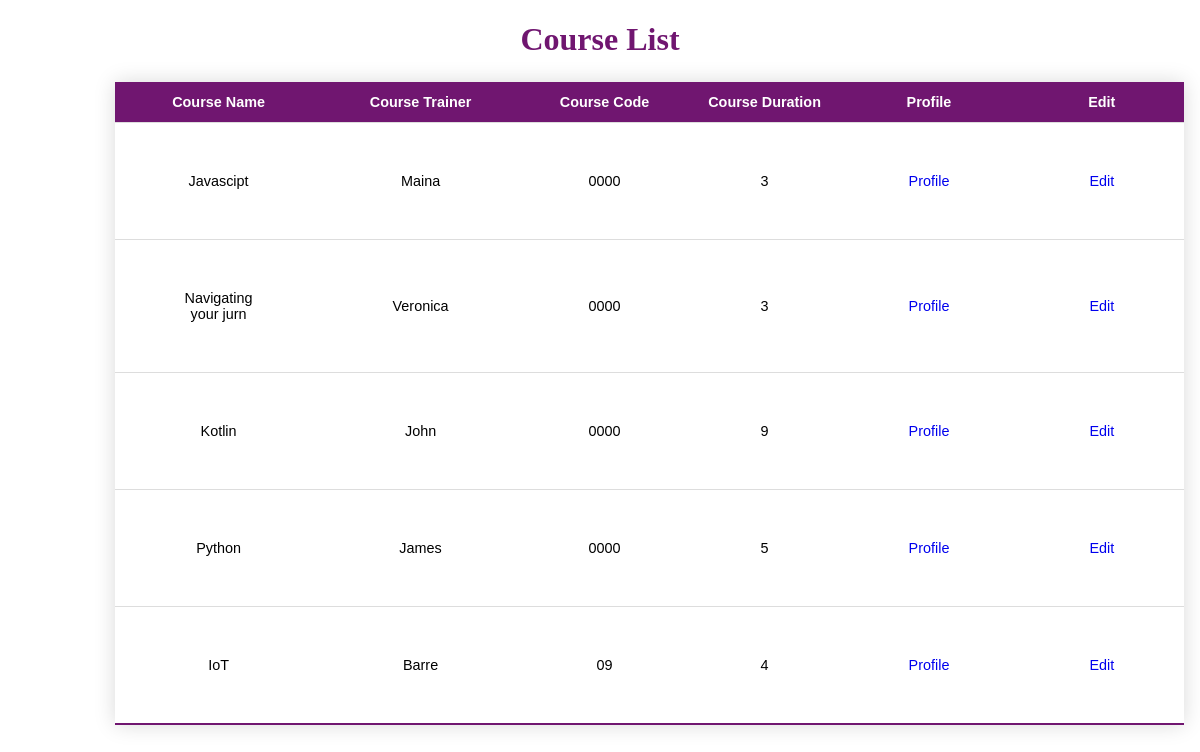
The page /course/list/ on the database its author committed.
### course/models.py (models this page shows)
class Course(models.Model):
    course_name= models.CharField(
        max_length=20, null=True
    )
    course_trainer= models.CharField(
        max_length=12, null=True
    )
    course_code= models.CharField(
        max_length=12, null=True
    )
    course_description= models.FileField(upload_to='documents/', null=True)
    course_duration= models.PositiveSmallIntegerField(null=True)
    syllabus= models.TextField(
        max_length=700, null=True
    )

### course/views.py (the view)
# urls.py: path("list/", course_list, name="course_list"),
def course_list(request):
    courses= Course.objects.all()
    return render(request, "course_list.html", {"courses": courses})

### course/templates/course_list.html (shortened to what this page needs)
<!DOCTYPE html>
<html>
<head>
</head>
<body>
    <h1>Course List</h1>
    <table class="table">
        <tr>
            <th>Course Name</th>
            <th>Course Trainer</th>
            <th>Course Code</th>
            <th>Course Duration</th>
            <th>Profile</th>
            <th>Edit</th>
        </tr>
        {%for course in courses%}
        <tbody>
        <tr>
            <td>{{course.course_name}}</td>
            <td>{{course.course_trainer}}</td>
            <td>{{course.course_code}}</td>
            <td>{{course.course_duration}}</td>
            <td><a href="{% url 'course_profile' id=course.id %}">Profile</a></td>
            <td><a href="{% url 'edit_course' id=course.id %}">Edit</a></td>
        </tr>
    </tbody>
        {%endfor%}
    </table>
</body>
</html>

### course/templates/course_list.html (style rules this page uses)
h1 { color: rgb(112, 22, 112); text-align: center; }
.table { border-collapse: collapse; margin: 25px 0; font-size: 0.9em; font-family: sans-serif; width: 400px; box-shadow: 0 0 20px rgba(0, 0, 0, 0.15); margin-left: 9%; margin-top: 2%; }
th { background-color: rgb(112, 22, 112); color: white; text-align: center; padding: 12px 15px; }
td { padding: 50px 70px; text-align: center; }
tbody { border-bottom: 1px solid #dddddd; }
tbody:last-of-type { border-bottom: 2px solid rgb(112, 22, 112); }
a { text-decoration: none; }

### rows shown on the page
Course: course_name "Javascipt", course_trainer "Maina", course_code "0000", course_duration "3"
Course: course_name "Navigating your jurn", course_trainer "Veronica", course_code "0000", course_duration "3"
Course: course_name "Kotlin", course_trainer "John", course_code "0000", course_duration "9"
Course: course_name "Python", course_trainer "James", course_code "0000", course_duration "5"
Course: course_name "IoT", course_trainer "Barre", course_code "09", course_duration "4"
